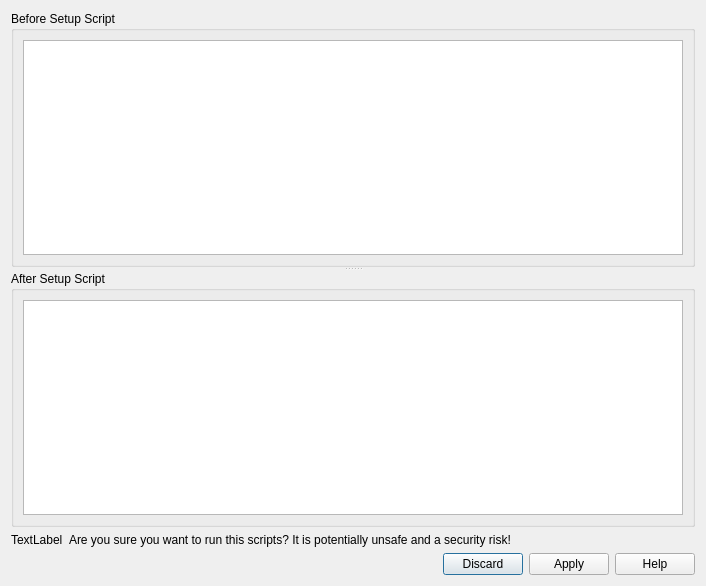
<?xml version="1.0" encoding="UTF-8"?>
<ui version="4.0">
 <class>ScriptsDialog</class>
 <widget class="QDialog" name="ScriptsDialog">
  <property name="geometry">
   <rect>
    <x>0</x>
    <y>0</y>
    <width>706</width>
    <height>586</height>
   </rect>
  </property>
  <property name="windowTitle">
   <string>Security Warning</string>
  </property>
  <layout class="QVBoxLayout" name="verticalLayout_3">
   <item>
    <widget class="QSplitter" name="splitter">
     <property name="orientation">
      <enum>Qt::Vertical</enum>
     </property>
     <property name="childrenCollapsible">
      <bool>false</bool>
     </property>
     <widget class="QGroupBox" name="beforeGB">
      <property name="title">
       <string>Before Setup Script</string>
      </property>
      <layout class="QVBoxLayout" name="verticalLayout_2">
       <item>
        <widget class="QPlainTextEdit" name="before">
         <property name="readOnly">
          <bool>true</bool>
         </property>
        </widget>
       </item>
      </layout>
     </widget>
     <widget class="QGroupBox" name="afterGB">
      <property name="title">
       <string>After Setup Script</string>
      </property>
      <layout class="QVBoxLayout" name="verticalLayout">
       <item>
        <widget class="QPlainTextEdit" name="after">
         <property name="readOnly">
          <bool>true</bool>
         </property>
        </widget>
       </item>
      </layout>
     </widget>
    </widget>
   </item>
   <item>
    <layout class="QHBoxLayout" name="horizontalLayout" stretch="0,1">
     <item>
      <widget class="QLabel" name="iconLbl">
       <property name="text">
        <string notr="true">TextLabel</string>
       </property>
      </widget>
     </item>
     <item>
      <widget class="QLabel" name="label">
       <property name="text">
        <string>Are you sure you want to run this scripts? It is potentially unsafe and a security risk!</string>
       </property>
      </widget>
     </item>
    </layout>
   </item>
   <item>
    <widget class="QDialogButtonBox" name="buttonBox">
     <property name="orientation">
      <enum>Qt::Horizontal</enum>
     </property>
     <property name="standardButtons">
      <set>QDialogButtonBox::Apply|QDialogButtonBox::Discard|QDialogButtonBox::Help</set>
     </property>
    </widget>
   </item>
  </layout>
 </widget>
 <resources/>
 <connections>
  <connection>
   <sender>buttonBox</sender>
   <signal>accepted()</signal>
   <receiver>ScriptsDialog</receiver>
   <slot>accept()</slot>
   <hints>
    <hint type="sourcelabel">
     <x>248</x>
     <y>254</y>
    </hint>
    <hint type="destinationlabel">
     <x>157</x>
     <y>274</y>
    </hint>
   </hints>
  </connection>
  <connection>
   <sender>buttonBox</sender>
   <signal>rejected()</signal>
   <receiver>ScriptsDialog</receiver>
   <slot>reject()</slot>
   <hints>
    <hint type="sourcelabel">
     <x>316</x>
     <y>260</y>
    </hint>
    <hint type="destinationlabel">
     <x>286</x>
     <y>274</y>
    </hint>
   </hints>
  </connection>
 </connections>
</ui>
